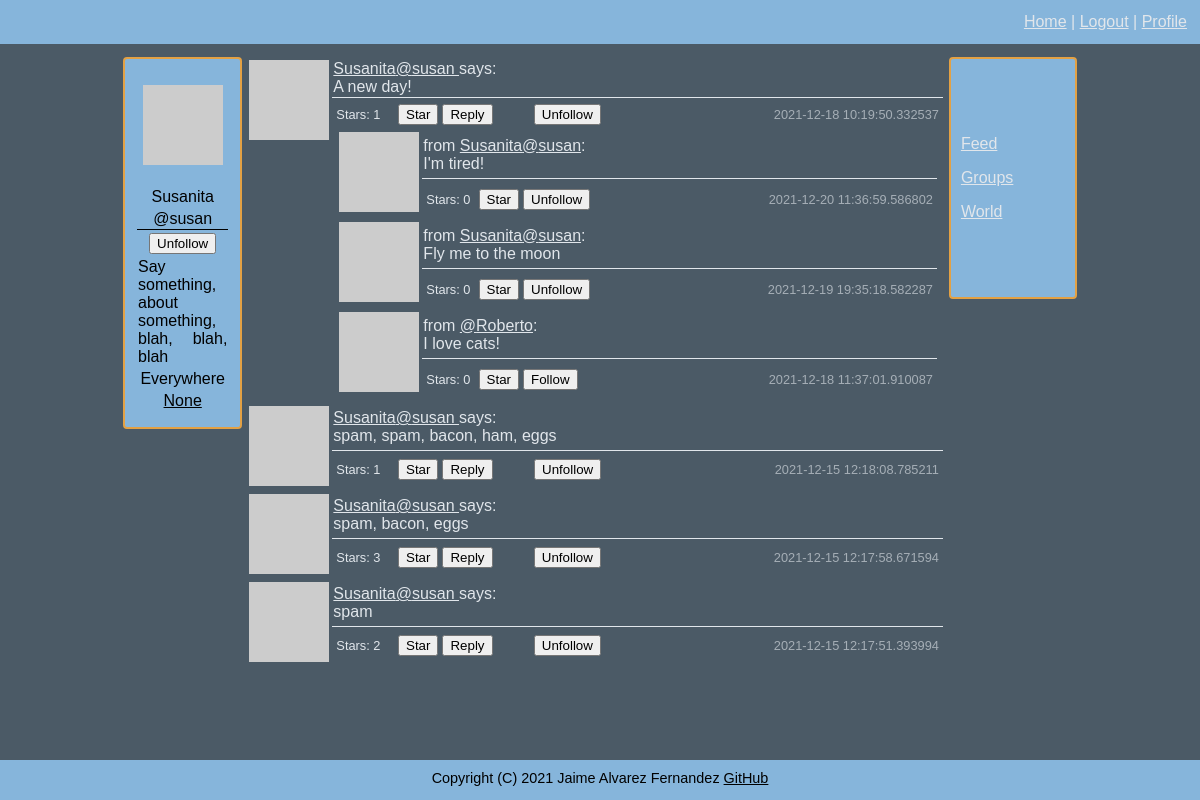
Before: /user/susan (signed in) with the older database file.
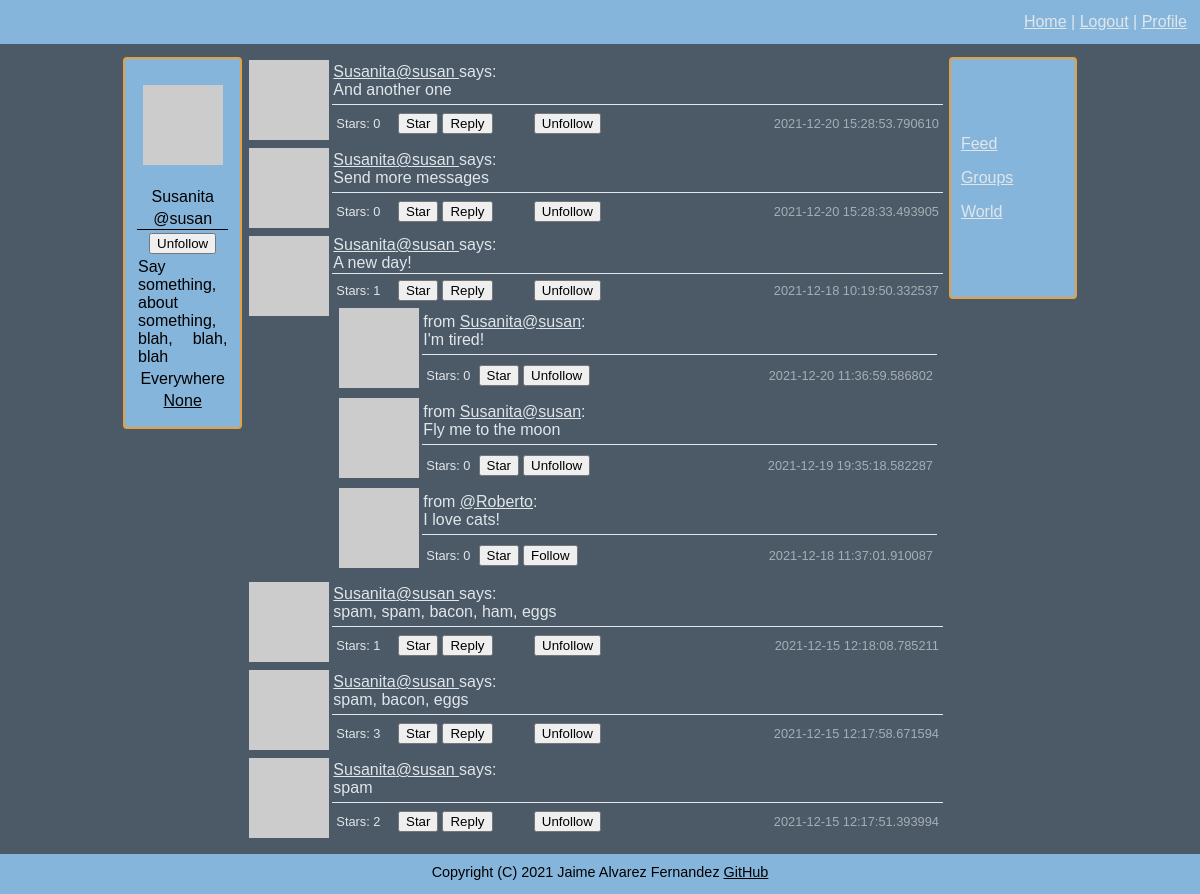
After: the same page with the newer database file.
### connect/models.py (models this page shows, shortened)
class Posts(db.Model):
    id = db.Column(db.Integer, primary_key=True)
    body = db.Column(db.String(140))
    timestamp = db.Column(db.DateTime, index=True, default=datetime.datetime.utcnow)
    user_id = db.Column(db.Integer, db.ForeignKey('user.id'))
    reply = db.relationship('Reply', backref='original', lazy='dynamic')
    def replies(self):
        return Reply.query.filter_by(post_id=self.id).order_by(Reply.timestamp.desc())

class User(UserMixin, db.Model):
    id = db.Column(db.Integer, primary_key=True)
    username = db.Column(db.String(64), index=True, unique=True)
    email = db.Column(db.String(120), index=True, unique=True)
    nickname = db.Column(db.String(64))
    password = db.Column(db.String(128))
    about_me = db.Column(db.String(140))
    location = db.Column(db.String(64))
    website = db.Column(db.String(120))
    last_seen = db.Column(db.DateTime, default=datetime.datetime.utcnow)
    follower_bio = db.Column(db.Boolean, default=False)
    posts = db.relationship('Posts', backref='author', lazy='dynamic')
    reply = db.relationship('Reply', backref='author', lazy='dynamic')
    followed = db.relationship('User',
                               secondary=followers,
                               primaryjoin=(followers.c.follower_id == id),
                               secondaryjoin=(followers.c.followed_id == id),
                               backref=db.backref('followers', lazy='dynamic'), lazy='dynamic')
    starred = db.relationship('Posts',
                              secondary=stars,
                              backref=db.backref('awarded_stars', lazy='dynamic'), lazy='dynamic')
    starred_reply = db.relationship('Reply',
                                    secondary=stars_reply,
                                    backref=db.backref('awarded_stars_reply', lazy='dynamic'), lazy='dynamic')
    def avatar(self, size):
        digest = md5(self.email.lower().encode('utf-8')).hexdigest()
        return f'https://www.gravatar.com/avatar/{digest}?d=identicon&s={size}'
    def is_following(self, user):
        return self.followed.filter(followers.c.followed_id == user.id).count() > 0
    def is_starred(self, post):
        return self.starred.filter(stars.c.post_id == post.id).count() > 0
    def is_starred_reply(self, reply):
        return self.starred_reply.filter(stars_reply.c.reply_id == reply.id).count() > 0

class Reply(db.Model):
    id = db.Column(db.Integer, primary_key=True)
    body = db.Column(db.String(140))
    timestamp = db.Column(db.DateTime, index=True, default=datetime.datetime.utcnow)
    user_id = db.Column(db.Integer, db.ForeignKey('user.id'))
    post_id = db.Column(db.Integer, db.ForeignKey('posts.id'))

### connect/routing.py (the view)
@app.route('/user/<username>', methods=['GET', 'POST'])
@flask_login.login_required
def user_messages(username):
    user = models.User.query.filter_by(username=username).first_or_404()
    form = forms.WriteMessage()
    empty_form = forms.EmptyForm()
    if form.validate_on_submit():
        post = models.Posts(body=form.message.data, author=flask_login.current_user)
        db.session.add(post)
        db.session.commit()
        return flask.redirect(flask.url_for('index'))
    page = flask.request.args.get('page', 1, type=int)
    posts = models.Posts.query.filter_by(user_id=user.id).\
        order_by(models.Posts.timestamp.desc()).\
        paginate(page, app.config['POSTS_PER_PAGE'], False)
    next_url = flask.url_for('user_messages', page=posts.next_num, username=user.username) if posts.has_next else None
    prev_url = flask.url_for('user_messages', page=posts.prev_num, username=user.username) if posts.has_prev else None
    return flask.render_template('user.html', user=user, posts=posts.items, title=user.username, form=form,
                                 e_form=empty_form, reply_per_post=app.config['REPLY_PER_POST'], next_url=next_url,
                                 prev_url=prev_url)

### connect/forms.py
class WriteMessage(FlaskForm):
    message = wtforms.TextAreaField('New message', validators=[validators.Length(min=1, max=140)])
    submit = wtforms.SubmitField('Send')

class EmptyForm(FlaskForm):
    submit = wtforms.SubmitField('Submit')

### connect/models.py (called while the page is built)
@login.user_loader
def load_user(user_id):
    return User.query.get(int(user_id))

### connect/routing.py (called while the page is built)
@app.before_request
def before_request():
    if flask_login.current_user.is_authenticated:
        flask_login.current_user.last_seen = datetime.datetime.utcnow()
        db.session.commit()

### connect/templates/user.html (shortened to what this page needs)
{% extends "general_template.html" %}
{% block content %}
    {% include 'sub_templates/_posts.html' %}
    {% include "sub_templates/_pagination.html" %}
{% endblock %}

### connect/templates/sub_templates/_posts.html (shortened to what this page needs)
<table width="100%">
    {% for post in posts %}
    <tr>
        <td width="60" rowspan="2" valign="top"><img src="{{ post.author.avatar(60) }}"></td>
        <td class="bottom_line">
                <a href="{{ url_for('user_messages', username=post.author.username) }}">
                    {% if post.author.nickname %}{{ post.author.nickname }}{% endif %}@{{ post.author.username }}
                </a>
                says:<br>
             {{ post.body }}
        </td>
    </tr>
    <tr>
        <td>
            <table width="100%" border="0">
                <tr class="smaller_font_80">
                    <td width="10%">Stars: {{ post.awarded_stars.count() }}</td>
                    <td width="7%">
                        {% if post.author.username != current_user.username %}
                            {% if not current_user.is_starred(post) %}
                            <form method="post" action="{{ url_for('star', post=post.id, url=request.endpoint) }}">
                                {{ e_form.submit(value='Star') }}
                            </form>
                            {% else %}
                            <form method="post" action="{{ url_for('un_star', post=post.id, url=request.endpoint) }}">
                                {{ e_form.hidden_tag() }}
                                {{ e_form.submit(value='Un-star') }}
                            </form>
                            {% endif %}
                        {% endif %}
                    </td>
                    <td>
                        <form method="get" action="{{ url_for('reply', post=post.id, url=request.endpoint) }}">
                            {{ e_form.submit(value='Reply') }}
                        </form>
                    </td>
                    <td>
                        {% if not current_user.is_following(post.author) and post.author != current_user %}
                        <form method="post" action="{{ url_for('follow', username=post.author.username) }}">
                            {{ e_form.hidden_tag() }}
                            {{ e_form.submit(value='Follow') }}
                        </form>
                        {% elif current_user.is_following(post.author) and post.author != current_user  %}
                        <form method="post" action="{{ url_for('unfollow', username=post.author.username, url=request.endpoint) }}">
                            {{ e_form.submit(value='Unfollow') }}
                        </form>
                        {% endif %}
                    </td>
                    <td class="time">{{ post.timestamp }}</td>
                </tr>
                <tr>
                    <td colspan="5">
                        {% if 0 < post.replies().all()|length <= reply_per_post %}
                            {% for n in range(post.replies().all()|length) %}
                                {% include "sub_templates/_replies.html" %}
                            {% endfor %}
                        {% elif post.replies().all()|length > reply_per_post %}
                            {% for n in range(3) %}
                                {% include "sub_templates/_replies.html" %}
                            {% endfor %}
                            ▼▼<a href="{{ url_for('conversation', post=post.id)}}"> Follow this conversation ({{ post.replies().all()|length }})</a> ▼▼
                        {% endif %}
                    </td>
                </tr>
            </table>
        </td>
    </tr>
    {% endfor %}
</table>

### connect/templates/sub_templates/_replies.html (shortened to what this page needs)
<table width="100%">
    <tr>
        <td width="30" rowspan="2" valign="top"><img src="{{ post.replies()[n].author.avatar(30) }}"></td>
        <td class="bottom_line">
            from
            <a href="{{ url_for('user_messages', username=post.replies()[n].author.username) }}">{% if post.replies()[n].author.nickname %}{{ post.replies()[n].author.nickname }}{% endif %}@{{ post.replies()[n].author.username }}</a>:<br>
            {{ post.replies()[n].body }}
        </td>
    </tr>
    <tr>
        <td>
            <table width="100%" border="0">
                <tr class="smaller_font_80">
                    <td width="10%">Stars: {{ post.replies()[n].awarded_stars_reply.count() }}</td>
                    <td width="7%">
                        {% if post.replies()[n].author.username != current_user.username %}
                            {% if not current_user.is_starred_reply(post.replies()[n]) %}
                            <form method="post" action="{{ url_for('star_reply', reply_id=post.replies()[n].id, url=request.endpoint) }}">
                                {{ e_form.submit(value='Star') }}
                            </form>
                            {% else %}
                            <form method="post" action="{{ url_for('un_star_reply', reply_id=post.replies()[n].id, url=request.endpoint) }}">
                                {{ e_form.hidden_tag() }}
                                {{ e_form.submit(value='Un-star') }}
                            </form>
                            {% endif %}
                        {% endif %}
                    </td>
                    <td>
                        {% if not current_user.is_following(post.replies()[n].author) and post.replies()[n].author != current_user %}
                        <form method="post" action="{{ url_for('follow', username=post.replies()[n].author.username, url=request.endpoint) }}">
                            {{ e_form.submit(value='Follow') }}
                        </form>
                        {% elif current_user.is_following(post.replies()[n].author) and post.replies()[n].author != current_user  %}
                        <form method="post" action="{{ url_for('unfollow', username=post.replies()[n].author.username, url=request.endpoint) }}">
                            {{ e_form.submit(value='Unfollow') }}
                        </form>
                        {% endif %}
                    </td>
                    <td class="time">{{ post.replies()[n].timestamp }}</td>
                </tr>
            </table>
        </td>
    </tr>
</table>

Changed rows visible on the page:
added Posts: author.nickname "Susanita", author.username "susan", body "And another one", awarded_stars.count "0", timestamp "2021-12-20 15:28:53.790610"
added Posts: author.nickname "Susanita", author.username "susan", body "Send more messages", awarded_stars.count "0", timestamp "2021-12-20 15:28:33.493905"
